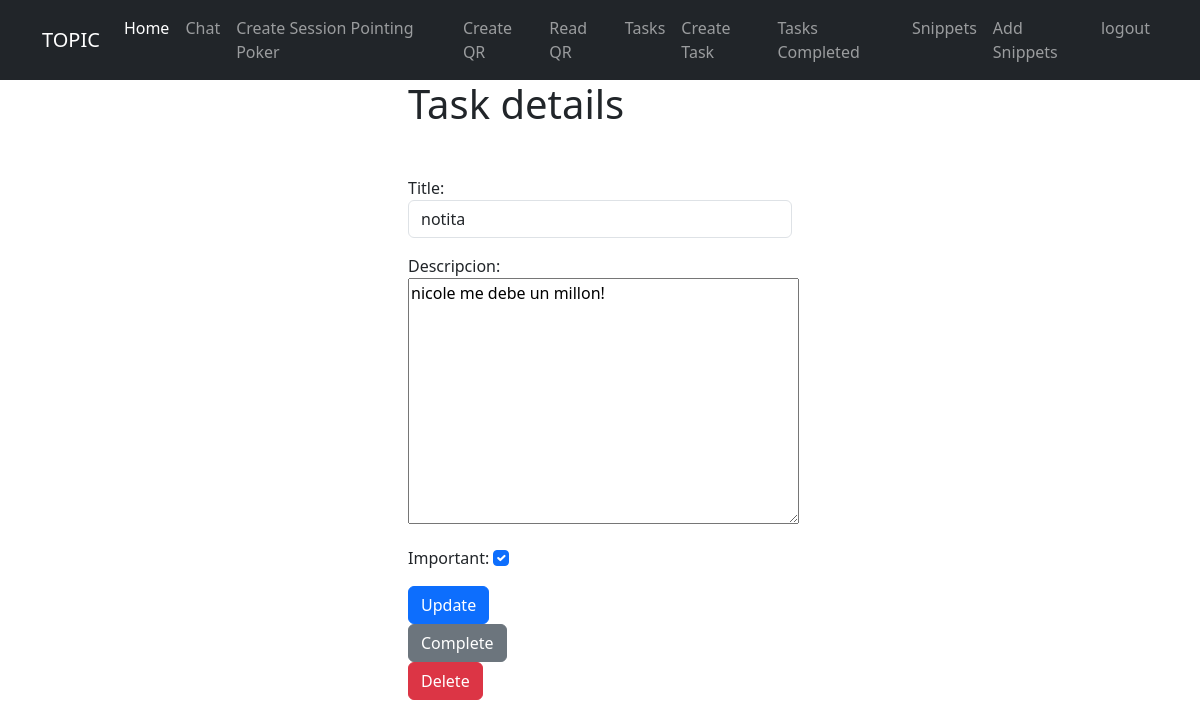
The page /tasks/14/ (signed in) on the database its author committed.
### tasks/models.py (models this page shows, shortened)
class Task(models.Model):
    title = models.CharField(max_length=201)
    descripcion = models.TextField(blank=True)
    created = models.DateTimeField(auto_now_add=True)
    datecompleted = models.DateTimeField(null=True)
    important = models.BooleanField(default=False)
    user = models.ForeignKey(User, on_delete=models.CASCADE)

### tasks/views.py (the view, shortened to what this page needs)
# urls.py: path('tasks/<int:task_id>/', views.task_detail, name='task_detail'),
@login_required
def task_detail(request, task_id):
    if request.method == 'GET':
        task = get_object_or_404(Task, pk=task_id, user=request.user)
        form = TaskForm(instance=task)
        return render(request, 'task_detail.html', {
            'task': task,
            'form': form
        })

### tasks/forms.py
class TaskForm(forms.ModelForm):
    class Meta:
        model = Task
        fields = ['title','descripcion','important']
        widgets = {
            'title':forms.TextInput(attrs={'class':'form-control','placeholder':'title'}),
            'description':forms.Textarea(attrs={'class':'form-control','placeholder':'description'}),
            'important':forms.CheckboxInput(attrs={'class':'form-check-input text-center'})
        }

### tasks/templates/task_detail.html (shortened to what this page needs)
{% extends 'base.html'%}
{%block content%}
<main class="conteiner">
    <div class="row">
        <div class="col-md-4 offset-md-4">
            <h1>Task details </h1>
            <div class="mt-5">
                <form method='POST'>
                    {{form.as_p}}
                    <button class="btn btn-primary">Update</button>
                </form>
                <form action="{%url 'complete_task' task.id%}" method="POST">
                    <button class="btn btn-secondary">Complete</button>
                </form>
                <form action="{%url 'delete_task' task.id%}" method="POST">
                    <button class="btn btn-danger">Delete</button>
                </form>
            </div>
        </div>
    </div>
</main>
{%endblock%}

### rows shown on the page
Task: title "notita", descripcion "nicole me debe un millon!", important "☑"
